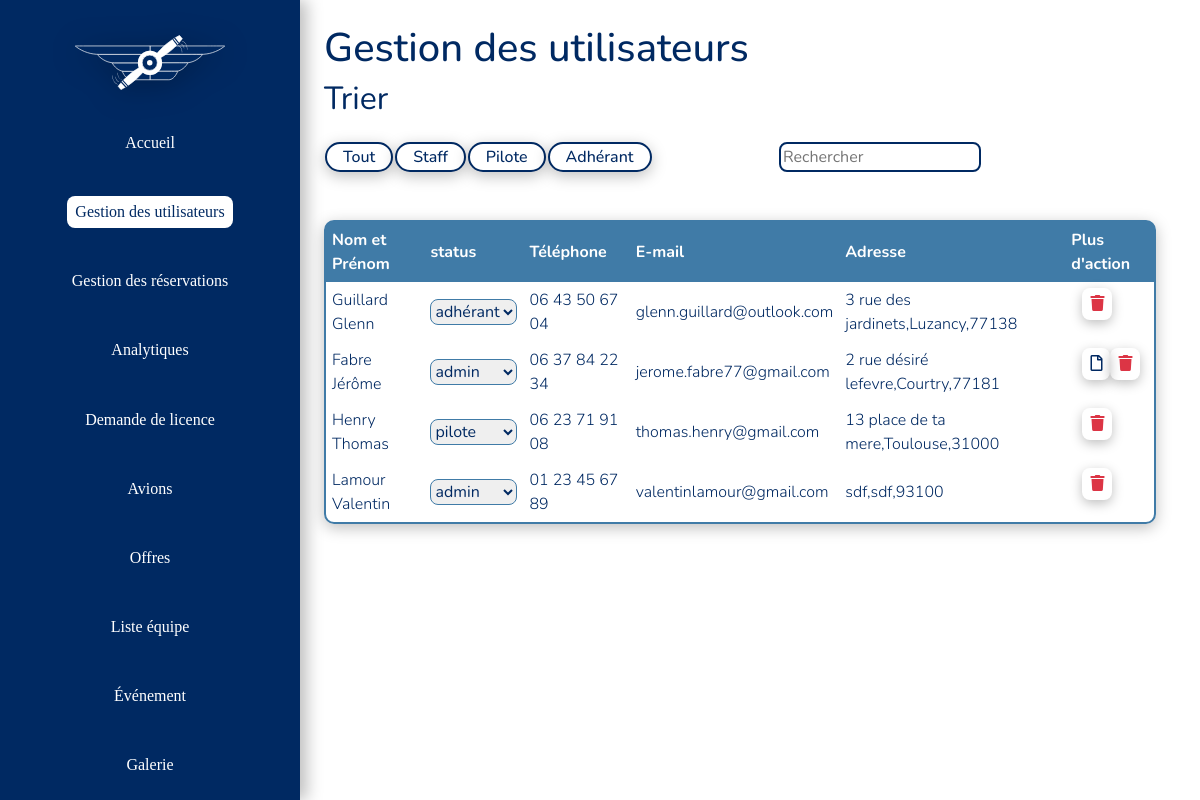
The page /php_gestionnaireUtilisateur.php (signed in) on the database its author committed.
### tables this page shows
CREATE TABLE `adherant` (
  `autorisation` tinyint(1) NOT NULL DEFAULT 0,
  `nom` char(50) DEFAULT NULL,
  `prenom` char(50) DEFAULT NULL,
  `civilite` char(50) NOT NULL,
  `mail` char(255) NOT NULL,
  `mdp` char(255) NOT NULL,
  `code_postale` char(5) NOT NULL,
  `ville` char(50) NOT NULL,
  `adresse` char(255) NOT NULL,
  `num_tel` char(14) NOT NULL,
  `licence` char(255) NOT NULL,
  `licence_valid` tinyint(1) NOT NULL DEFAULT 0,
  `date_naissance` date DEFAULT NULL,
  `date_crea` timestamp NULL DEFAULT NULL,
  `date_update` timestamp NULL DEFAULT current_timestamp(),
  `compte_actif` tinyint(1) NOT NULL DEFAULT 1
);

### UID.php (called while the page is built)
<?php
function UID($nbr_aleatoire) {
    $liste_cara = [
        ["A", "B", "C", "D", "E", "F", "G", "H", "I", "J", "K", "K", "L", "M", "N", "O", "P", "Q", "R", "S", "T", "U", "V", "W", "X", "Y", "Z"],
        ["a", "b", "c", "d", "e", "f", "g", "h","i","j","k","l","m","n","o","p","q","r","s","t","u","v","w","x","y","z"],
        ["0", "1", "2", "3", "4", "5", "6", "7", "8", "9"]
    ];
    $liste = "";
    for ($i = 0; $i < $nbr_aleatoire; $i++) {
        $index_one = rand(0, 2);
        $index_two = rand(0, count($liste_cara[$index_one])-1);
        $liste.= $liste_cara[$index_one][$index_two];
    }
    return $liste;
}
?>

### poo_models.php (called while the page is built, shortened)
<?php
require_once "poo_database.php";
class Model extends Database {
    protected string $table;
	function getTable() {
		return $this->table;
	}
	function __construct(string $table) {
		$this->table = $table;
		$this->db = Database::getInstance();
	}
}

### poo_database.php (called while the page is built, shortened)
<?php
class Database extends PDO {
    private static $instance;
    public static function getInstance():self
    {
        if(self::$instance === null){
            self::$instance = new self();
        }
        return self::$instance;
    }
}

### poo_repository.php (called while the page is built, shortened)
<?php
require_once ("poo_models.php");
class Repository extends Model {
	public function requete(string $sql) {
        return $this->db->query($sql);
    }
}

### php_gestionnaireUtilisateur.php (the view, shortened to what this page needs)
<!DOCTYPE html>
<html lang="fr">
<head>
    <link rel="stylesheet" href="css/gestionUtil.css?time=<?php require 'UID.php';
                                                            echo UID(200) ?>">
    <link rel="stylesheet" href="css/bootstrap.min.css?time=<?php echo UID(200) ?>">
    <link rel="stylesheet" href="https://cdnjs.cloudflare.com/ajax/libs/font-awesome/5.15.2/css/all.min.css">
    <link rel="stylesheet" href="https://cdn.jsdelivr.net/npm/flatpickr/dist/flatpickr.min.css">
</head>
<body class="font-normal">
    <div class="d-flex flex-row w-100 h-100">
        <section class="w-25 h-100 position-fixed start-0">
            <nav class="text-center bg-custom text-white d-flex justify-content-around flex-column align-items-center font-avion">
                <a href="index.php" class="w-50 exclu mt-3">
                    <img class="logo-shadow" src="img/SVG/logo.svg" alt="logo aero club">
                </a>
                <a class="text-white text-decoration-none py-1 px-2 rounded-3" href="php_login.php">Accueil</a>
                <a class="text-blue bg-white text-decoration-none py-1 px-2 rounded-3 exclu" href="php_gestionnaireUtilisateur.php">Gestion des utilisateurs</a>
                <a class="text-white text-decoration-none py-1 px-2 rounded-3" href="php_gestionReservation.php">Gestion des réservations</a>
                <a class="text-white text-decoration-none py-1 px-2 rounded-3" href="php_analytique.php">Analytiques</a>
                <a class="text-white text-decoration-none py-1 px-2 rounded-3" href="php_DemandeLicence.php">Demande de licence</a>
                <a class="text-white text-decoration-none py-1 px-2 rounded-3" href="php_Gestion_avions.php">Avions</a>
                <a class="text-white text-decoration-none py-1 px-2 rounded-3" href="php_offre.php">Offres</a>
                <a class="text-white text-decoration-none py-1 px-2 rounded-3" href="php_equipe.php">Liste équipe</a>
                <a class="text-white text-decoration-none py-1 px-2 rounded-3" href="php_evenement.php">Événement</a>
                <a class="text-white text-decoration-none py-1 px-2 rounded-3" href="php_galerie.php">Galerie</a>
            </nav>
        </section>
        <section class="w-75 ml-custom">
            <h1 class="text-blue mt-4">Gestion des utilisateurs</h1>
            <h2 class="text-blue fw-normal mb-4">Trier</h2>
            <?php
            if (isset($_SESSION['mail'])) {
                $mail = "'" . $_SESSION['mail'] . "'";
                require_once "poo_repository.php";
                require_once "poo_models.php";
                try {
                    $modele = new Model("adherant");
                    $exemple1 = new Repository($modele->getTable());
                    $sql = "Select autorisation from " . $modele->getTable() . " where mail = $mail  ";
                    $resultat = $exemple1->requete($sql);
                    foreach ($resultat as $ligne) {
                        if ($ligne["autorisation"] == 3) {
                            try {
                                $sql2 = "SELECT * FROM " . $modele->getTable() . " WHERE compte_actif = 1 ";
                                $sql3 = "SELECT mail FROM " . $modele->getTable() . " WHERE mail = $mail";
                                $sql4 = "$sql2 AND mail NOT IN ($sql3)";
                                $resultat2 = $exemple1->requete($sql4);
            ?>
                                <article class="d-flex justify-content-between w-75">
                                    <div class="w-50 d-flex justify-content-around">
                                        <input type="button" id="all" name="Search_Status" checked onclick="all_status()" value="Tout" class="bg-white text-blue button-custom px-3 rounded-4 fw-medium">
                                        <input type="button" id="staff" name="Search_Status" onclick="status_staff()" value="Staff" class="bg-white text-blue button-custom px-3 rounded-4 fw-medium">
                                        <input type="button" id="pilote" name="Search_Status" onclick="status_pilote()" value="Pilote" class="bg-white text-blue button-custom px-3 rounded-4 fw-medium">
                                        <input type="button" id="adherant" name="Search_Status" onclick="status_adheran()" value="Adhérant" class="bg-white text-blue button-custom px-3 rounded-4 fw-medium">
                                    </div>
                                    <input type="texte" id="search" onkeyup="search()" placeholder="Rechercher" class="bg-white text-blue input-custom rounded-3">
                                </article>
                                <table class="mt-5 fw-light text-blue">
                                    <thead class="">
                                        <tr class="text-white">
                                            <th>Nom et Prénom</th>
                                            <th>status</th>
                                            <th>Téléphone</th>
                                            <th>E-mail</th>
                                            <th>Adresse</th>
                                            <th>Plus d'action</th>
                                        </tr>
                                    </thead>
                                    <tbody>
                                        <?php
                                        foreach ($resultat2 as $ligne2) {
                                        ?>
                                            <?php
                                            $mailJqierry = "'" . $ligne2["mail"] . "'";
                                            echo "<tr id='Utilisateur_" . str_replace(".", "", str_replace('@', '', $ligne2["mail"])) . "' class='affiche Aff_" . $ligne2["nom"] . " statusAll status_" . $ligne2["autorisation"] . "'>";
                                            echo "<td>";
                                            echo $ligne2["nom"] . " " . $ligne2["prenom"];
                                            echo "</td>";
                                            echo "<td>";
                                            ?>
                                            <select class="rounded-3" onchange="ModificationStatus(<?php echo $mailJqierry ?>,this.value)" id=<?php echo "Changement_" . str_replace(".", "", str_replace('@', '', $ligne2["mail"])) ?>>
                                                <?php
                                                echo "<option value='adhéran'";
                                                if ($ligne2["autorisation"] == 0) {
                                                    echo "selected";
                                                }
                                                echo ">adhérant</option>";
                                                echo "<option value='pilote'";
                                                if ($ligne2["autorisation"] == 1) {
                                                    echo "selected";
                                                }
                                                echo ">pilote</option>";
                                                echo "<option value='admin'";
                                                if ($ligne2["autorisation"] == 3) {
                                                    echo "selected";
                                                }
                                                echo ">admin</option>";
                                                echo "</select>";
                                                echo "</td>";
                                                echo "<td>";
                                                echo $ligne2["num_tel"];
                                                echo "</td>";
                                                echo "<td>";
                                                echo $ligne2["mail"];
                                                echo "</td>";
                                                echo "<td>";
                                                echo $ligne2["adresse"] . "," . $ligne2["ville"] . "," . $ligne2["code_postale"];
                                                echo "</td>";
                                                echo "<td class='d-flex flex-row justify-content-between align-items-center w-75 mx-auto'>";
                                                if ($ligne2["licence_valid"] == 2) { ?>
                                                    <a href="PDFlicences/<?= $ligne2["licence"] ?>.pdf" target="_blank" class="icon-shadow py-1 px-2 rounded-3">
                                                        <i class="far fa-file text-blue my-auto"></i>
                                                    </a>
                                                <?php } ?>
                                                <div class="icon-shadow py-1 px-2 rounded-3">
                                                    <i onclick="test(<?php echo $mailJqierry ?>)" class="fas fa-trash trash-icon icon_supp text-danger"></i>
                                                </div>
                                        <?php
                                            echo "</td>";
                                            echo "</tr>";
                                        }
                                    } catch (PDOException $e) {
                                        die($e->getMessage());
                                    }
                                        ?>
                                    </tbody>
                                </table>
                <?php
                        } else {
                            header("Location: index.php");
                        }
                    }
                } catch (PDOException $e) {
                    die($e->getMessage());
                }
            } else {
                header("Location: index.php");
            }
                ?>
        </section>
    </div>
</body>
</html>

### css/gestionUtil.css (style rules this page uses)
.bg-custom { background-color: #002962; }
.font-avion { font-family: aeronaves; }
.font-normal { font-family: nunito; }
nav { box-shadow: 7px 0px 15px 0px rgba(0, 0, 0, 0.25); height: 100vh !important; }
nav a:not(.exclu) { transition: all 0.25s ease; }
.ml-custom { margin-left: 27%; }
.text-blue { color: #002962 !important; }
table { width: 95% !important; box-shadow: 0px 4px 15px 0px rgba(0, 0, 0, 0.25); border-collapse: separate !important; border-spacing: 0px; border-radius: 10px; border: 2px solid #407BA7; }
td, th { padding: 0.5vw; }
table thead th:first-child { border-top-left-radius: 5px; }
table thead th:last-child { border-top-right-radius: 5px; }
table tr:last-child td:first-child { border-bottom-left-radius: 10px; }
table tr:last-child td:last-child { border-bottom-right-radius: 10px; }
thead { background-color: #407BA7; }
.button-custom { border: 2px solid #002962; box-shadow: 0px 4px 15px 0px rgba(0, 0, 0, 0.25); transition: all 0.25s ease; }
.icon_supp { cursor: pointer; }
.input-custom { border: 2px solid #002962; }
select { color: #002962; border-color: #407BA7; }
.logo-shadow { filter: drop-shadow(0px 4px 15px rgba(0, 0, 0, 0.25)); }
.icon-shadow { box-shadow: 0px 3.409px 11.93px 0px rgba(0, 0, 0, 0.25); }

### rows shown on the page
adherant: nom "Guillard", prenom "Glenn", autorisation+mail "adhérant", num_tel "06 43 50 67 04", mail "glenn.guillard@outlook.com", adresse "3 rue des jardinets", ville "Luzancy", code_postale "77138"
adherant: nom "Fabre", prenom "Jérôme", autorisation+mail "admin", num_tel "06 37 84 22 34", mail "jerome.fabre77@gmail.com", adresse "2 rue désiré lefevre", ville "Courtry", code_postale "77181"
adherant: nom "Henry", prenom "Thomas", autorisation+mail "pilote", num_tel "06 23 71 91 08", mail "thomas.henry@gmail.com", adresse "13 place de ta mere", ville "Toulouse", code_postale "31000"
adherant: nom "Lamour", prenom "Valentin", autorisation+mail "admin", num_tel "01 23 45 67 89", mail "valentinlamour@gmail.com", adresse "sdf", ville "sdf", code_postale "93100"
